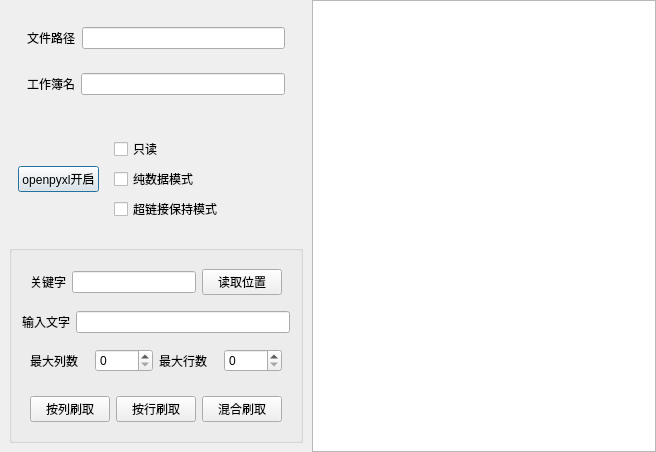
<?xml version="1.0" encoding="UTF-8"?>
<ui version="4.0">
 <class>Dialog</class>
 <widget class="QDialog" name="Dialog">
  <property name="geometry">
   <rect>
    <x>0</x>
    <y>0</y>
    <width>656</width>
    <height>424</height>
   </rect>
  </property>
  <property name="sizePolicy">
   <sizepolicy hsizetype="Preferred" vsizetype="Preferred">
    <horstretch>69</horstretch>
    <verstretch>68</verstretch>
   </sizepolicy>
  </property>
  <property name="windowTitle">
   <string>Dialog</string>
  </property>
  <property name="sizeGripEnabled">
   <bool>false</bool>
  </property>
  <layout class="QGridLayout" name="gridLayout" columnstretch="0,0" columnminimumwidth="0,0">
   <property name="sizeConstraint">
    <enum>QLayout::SetMinAndMaxSize</enum>
   </property>
   <property name="leftMargin">
    <number>0</number>
   </property>
   <property name="topMargin">
    <number>0</number>
   </property>
   <property name="rightMargin">
    <number>0</number>
   </property>
   <property name="bottomMargin">
    <number>0</number>
   </property>
   <property name="spacing">
    <number>0</number>
   </property>
   <item row="0" column="0">
    <widget class="QWidget" name="widget" native="true">
     <property name="enabled">
      <bool>true</bool>
     </property>
     <property name="sizePolicy">
      <sizepolicy hsizetype="Fixed" vsizetype="Preferred">
       <horstretch>0</horstretch>
       <verstretch>0</verstretch>
      </sizepolicy>
     </property>
     <property name="minimumSize">
      <size>
       <width>0</width>
       <height>0</height>
      </size>
     </property>
     <property name="baseSize">
      <size>
       <width>0</width>
       <height>0</height>
      </size>
     </property>
     <property name="autoFillBackground">
      <bool>true</bool>
     </property>
     <layout class="QVBoxLayout" name="verticalLayout_5">
      <item>
       <widget class="QWidget" name="widget_2" native="true">
        <property name="baseSize">
         <size>
          <width>315</width>
          <height>186</height>
         </size>
        </property>
        <layout class="QVBoxLayout" name="verticalLayout">
         <item>
          <widget class="QWidget" name="file_path" native="true">
           <layout class="QHBoxLayout" name="_5">
            <item>
             <widget class="QLabel" name="label_4">
              <property name="text">
               <string>文件路径</string>
              </property>
             </widget>
            </item>
            <item>
             <widget class="QLineEdit" name="lineEdit_4"/>
            </item>
           </layout>
          </widget>
         </item>
         <item>
          <widget class="QWidget" name="sheetname" native="true">
           <layout class="QHBoxLayout" name="_4">
            <item>
             <widget class="QLabel" name="label_5">
              <property name="text">
               <string>工作簿名</string>
              </property>
             </widget>
            </item>
            <item>
             <widget class="QLineEdit" name="lineEdit_5"/>
            </item>
           </layout>
          </widget>
         </item>
        </layout>
       </widget>
      </item>
      <item>
       <widget class="QWidget" name="button1" native="true">
        <property name="sizePolicy">
         <sizepolicy hsizetype="Maximum" vsizetype="Preferred">
          <horstretch>0</horstretch>
          <verstretch>0</verstretch>
         </sizepolicy>
        </property>
        <layout class="QHBoxLayout" name="_3">
         <item>
          <widget class="QPushButton" name="pushButton_3">
           <property name="text">
            <string>openpyxl开启</string>
           </property>
          </widget>
         </item>
         <item>
          <widget class="QWidget" name="checkboxlist" native="true">
           <layout class="QVBoxLayout" name="_2">
            <item>
             <widget class="QCheckBox" name="checkBox">
              <property name="text">
               <string>只读</string>
              </property>
             </widget>
            </item>
            <item>
             <widget class="QCheckBox" name="checkBox_2">
              <property name="text">
               <string>纯数据模式</string>
              </property>
             </widget>
            </item>
            <item>
             <widget class="QCheckBox" name="checkBox_3">
              <property name="text">
               <string>超链接保持模式</string>
              </property>
             </widget>
            </item>
           </layout>
          </widget>
         </item>
        </layout>
       </widget>
      </item>
      <item>
       <widget class="QGroupBox" name="verticalGroupBox_2">
        <layout class="QVBoxLayout" name="verticalLayout_2">
         <item>
          <widget class="QWidget" name="keyword" native="true">
           <layout class="QHBoxLayout" name="horizontalLayout">
            <item>
             <widget class="QLabel" name="label">
              <property name="text">
               <string>关键字</string>
              </property>
             </widget>
            </item>
            <item>
             <widget class="QLineEdit" name="lineEdit"/>
            </item>
            <item>
             <widget class="QPushButton" name="pushButton_4">
              <property name="text">
               <string>读取位置</string>
              </property>
             </widget>
            </item>
           </layout>
          </widget>
         </item>
         <item>
          <widget class="QWidget" name="data" native="true">
           <layout class="QHBoxLayout" name="datatext">
            <property name="leftMargin">
             <number>1</number>
            </property>
            <property name="topMargin">
             <number>1</number>
            </property>
            <property name="rightMargin">
             <number>1</number>
            </property>
            <property name="bottomMargin">
             <number>1</number>
            </property>
            <item>
             <widget class="QLabel" name="label_3">
              <property name="text">
               <string>输入文字</string>
              </property>
             </widget>
            </item>
            <item>
             <widget class="QLineEdit" name="lineEdit_3"/>
            </item>
           </layout>
          </widget>
         </item>
         <item>
          <widget class="QWidget" name="horizontalWidget_4" native="true">
           <layout class="QHBoxLayout" name="horizontalLayout_8">
            <item>
             <widget class="QLabel" name="label_6">
              <property name="text">
               <string>最大列数</string>
              </property>
             </widget>
            </item>
            <item>
             <widget class="QSpinBox" name="spinBox"/>
            </item>
            <item>
             <widget class="QLabel" name="label_7">
              <property name="text">
               <string>最大行数</string>
              </property>
             </widget>
            </item>
            <item>
             <widget class="QSpinBox" name="spinBox_2"/>
            </item>
           </layout>
          </widget>
         </item>
         <item>
          <widget class="QWidget" name="horizontalWidget_3" native="true">
           <layout class="QHBoxLayout" name="horizontalLayout_3">
            <item>
             <widget class="QPushButton" name="pushButton">
              <property name="text">
               <string>按列刷取</string>
              </property>
             </widget>
            </item>
            <item>
             <widget class="QPushButton" name="pushButton_2">
              <property name="text">
               <string>按行刷取</string>
              </property>
             </widget>
            </item>
            <item>
             <widget class="QPushButton" name="pushButton_5">
              <property name="text">
               <string>混合刷取</string>
              </property>
             </widget>
            </item>
           </layout>
          </widget>
         </item>
        </layout>
       </widget>
      </item>
     </layout>
    </widget>
   </item>
   <item row="0" column="1">
    <widget class="QTextBrowser" name="textBrowser">
     <property name="minimumSize">
      <size>
       <width>320</width>
       <height>400</height>
      </size>
     </property>
    </widget>
   </item>
  </layout>
 </widget>
 <resources/>
 <connections/>
</ui>
